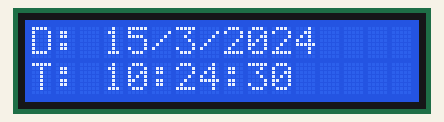
A sketch run on a simulated ESP32. On the bench: 16×2 character LCD. The local clock reads 2024-03-15 10:24:30 at power-on unless the sketch sets it.

Above: at 0.2 s.
At 4.3 s:
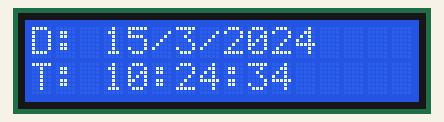
At 9.5 s:
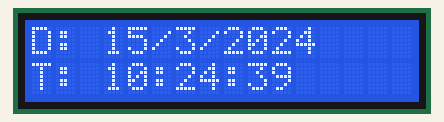
At 18.8 s:
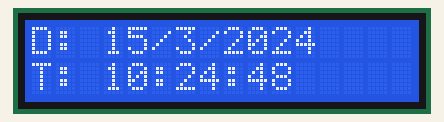
At 28.2 s:
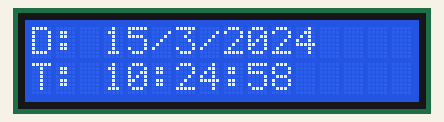
At 38.6 s:
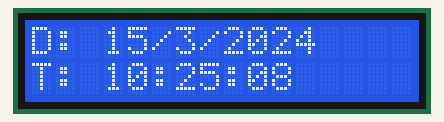

The sketch:

main.ino
```cpp
#include <LiquidCrystal_I2C.h>
#include <RTClib.h>
#include <Wire.h>

LiquidCrystal_I2C lcd(0x27, 16, 2);
RTC_DS3231 rtc;

void setup() {
  // put your setup code here, to run once:

  Serial.begin(115200);
  Wire.begin(21, 22); //SDA , SCL

  lcd.init();
  lcd.backlight();

  if(!rtc.begin()){
    lcd.setCursor(0, 0);
    lcd.print("RTC NOT FOUNFD!");
    while(1);
  }

  lcd.clear();

  if(rtc.lostPower()){
    lcd.setCursor(0, 0);
    lcd.print("Setting Time...");

  rtc.adjust(DateTime(F(__DATE__),F(__TIME__)));
  }

}

void loop() {
  // put your main code here, to run repeatedly:

  DateTime now = rtc.now();

  lcd.clear();
  lcd.setCursor(0, 0);
  lcd.print("RTC CLOCK");

  lcd.clear();

  lcd.setCursor(0, 0);
  lcd.print("D: ");
  lcd.print(now.day());
  lcd.print("/");
  lcd.print(now.month());
  lcd.print("/");
  lcd.print(now.year());

  lcd.setCursor(0, 1);
  lcd.print("T: ");
  if(now.hour()<10) lcd.print("0");
  lcd.print(now.hour());
  lcd.print(":");


  if(now.minute()<10) lcd.print("0");
  lcd.print(now.minute());
  lcd.print(":");


  if(now.second()<10) lcd.print("0");
  lcd.print(now.second());

  delay(1000);

}
```

Measured:
- what the display in image 1 shows lasts 1.0 s, from 4.3 s to 5.3 s
